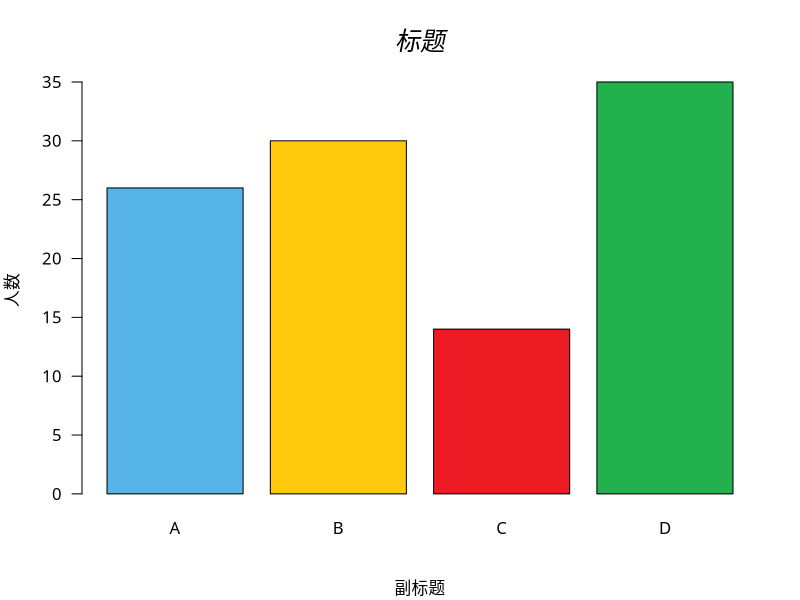
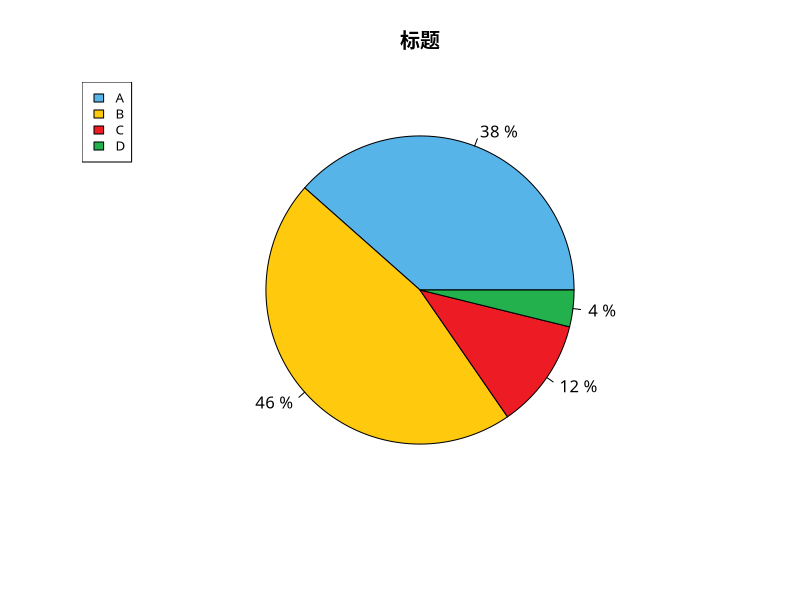
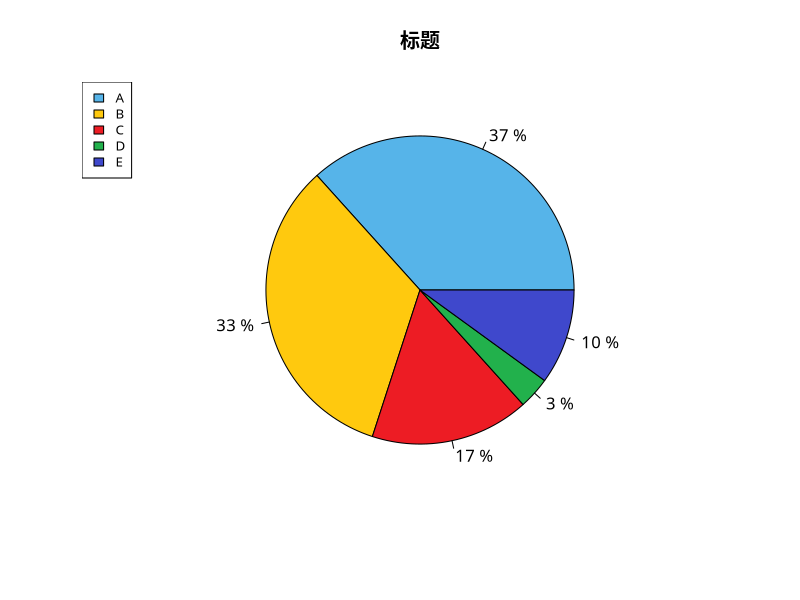

The R source for these figures, in order:
## ---- chunk 1
knitr::opts_chunk$set(results='hold', collapse = TRUE, warning = FALSE, message=FALSE, out.width = '80%', out.height = '80%',fig.align='center')
## ---- chunk 2
par(family='STKaiti')
barplot(c(26,30,14,35),axes = FALSE,
        main=list('标题',cex=1.5,col='black',font=3),
        col=c("#56B4E9","#FFC90E","#ED1C24","#22B14C"),
        names.arg=c('A','B','C','D'),
        sub='副标题',
        ylab='人数'
)
axis(2, at = seq(0,35,5), las = 1)

# 数据准备
info = c(10,12, 3, 1)
names = c("A","B", "C", "D")
cols = c("#56B4E9","#FFC90E","#ED1C24","#22B14C")
# 计算百分比
piepercent = paste(round(100*info/sum(info)), "%")
# 绘图
pie(info, labels=piepercent, main = "标题", col=cols)
# 添加颜色样本标注
legend("topleft", names, cex=0.8, fill=cols)

info = c(11,10,5,1,3)
names = c("A",'B',"C", "D", "E")
cols = c("#56B4E9","#FFC90E","#ED1C24","#22B14C","#3f48CC")
# 计算百分比
piepercent = paste(round(100*info/sum(info)), "%")
# 绘图
pie(info, labels=piepercent, main = "标题", col=cols)
# 添加颜色样本标注
legend("topleft", names, cex=0.8, fill=cols)  
